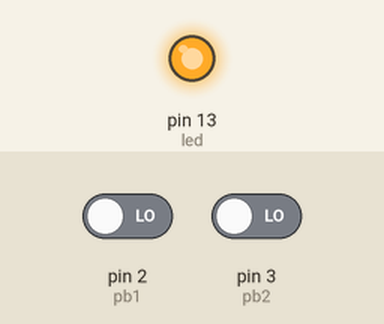
This sketch was run on a simulated Arduino Uno, built with avr-gcc and run on an emulated ATmega328P. On the bench: output pins drawn as LEDs (lit = HIGH). The test bench sets the inputs (shaded band); at power-on: pin 3 (pb2) LOW, pin 2 (pb1) LOW.

Above: at 1.2 s.
1.3 s: pin 3 (pb2) driven HIGH
At 2.4 s:
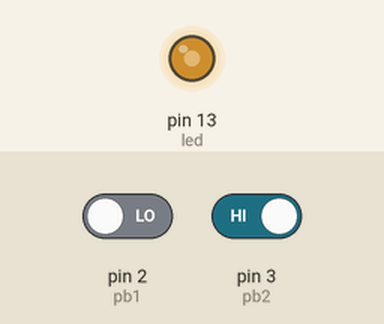
3.5 s: pin 2 (pb1) driven HIGH
At 6.3 s:
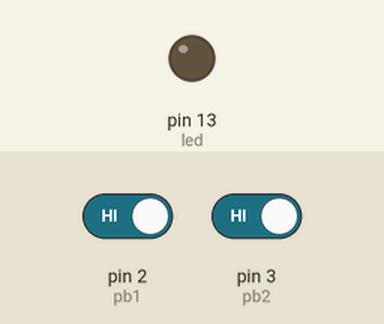
Timing chart, 0 to 12.5 s (numbered marks = the images above; inputs shaded):
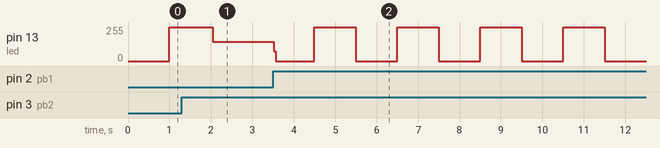

The sketch:

code.ino
```cpp
int pb1 = 2;
int pb2 = 3;
int led=13 ;
volatile int x = 1;

void setup() {
   pinMode(led, OUTPUT); //set pin 13 as output
   attachInterrupt(digitalPinToInterrupt(pb1), inc, RISING);
   attachInterrupt(digitalPinToInterrupt(pb2), dec, RISING);

}
void loop() {
   digitalWrite(led, LOW);
   delay(x*1000);
   digitalWrite(led, HIGH);
   delay(x*1000);
}

void inc() {
   x=x+1;
}
void dec() {
   x=x-1;
}
```

Measured:
- after the input at 3.5 s, pin 13 (led): 145/255 → 72/255 at once, then repeats every 1.9 s: 0/255 0.94 s, 255/255 1.0 s
